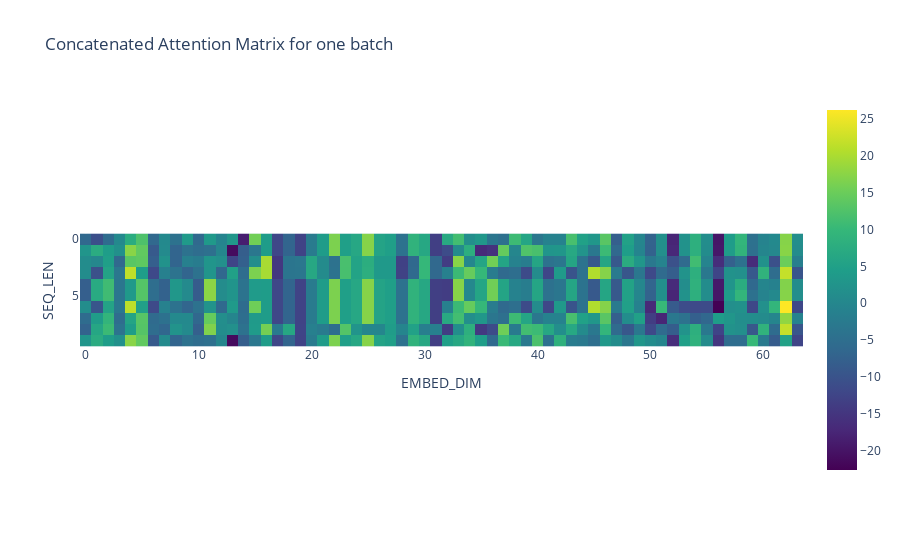

Notebook cell for this chart:
### Code cell
# transpose the matrix to (BATCH_SIZE, SEQ_LEN, N_HEADS, D_K)
# so that N_HEADS and D_K are trailing, call reshape to concatenate the N_HEADS D_K vectors
attention_matrix = attention_matrix.transpose(1, 2, 0, 3).reshape(BATCH_SIZE, SEQ_LEN, -1)
print(attention_matrix.shape)
px.imshow(attention_matrix[0], title="Concatenated Attention Matrix for one batch", labels=dict(x="EMBED_DIM", y="SEQ_LEN"), color_continuous_scale="VIRIDIS")

### Figure 1 — Plotly figure (JSON) as saved in the notebook; plotly's stock layout.template omitted (floating-point values rounded to 4 significant figures; data arrays with more than 128 entries replaced by an {"elided": "..."} marker saying what was removed)
{"data": [{"coloraxis": "coloraxis", "hovertemplate": "EMBED_DIM: %{x}<br>SEQ_LEN: %{y}<br>color: %{z}<extra></extra>", "name": "0", "type": "heatmap", "xaxis": "x", "yaxis": "y", "z": {"elided": "10x64 float values"}}], "layout": {"coloraxis": {"colorscale": [[0, "#440154"], [0.1111, "#482878"], [0.2222, "#3e4989"], [0.3333, "#31688e"], [0.4444, "#26828e"], [0.5556, "#1f9e89"], [0.6667, "#35b779"], [0.7778, "#6ece58"], [0.8889, "#b5de2b"], [1, "#fde725"]]}, "title": {"text": "Concatenated Attention Matrix for one batch"}, "xaxis": {"anchor": "y", "constrain": "domain", "domain": [0, 1], "scaleanchor": "y", "title": {"text": "EMBED_DIM"}}, "yaxis": {"anchor": "x", "autorange": "reversed", "constrain": "domain", "domain": [0, 1], "title": {"text": "SEQ_LEN"}}}}
